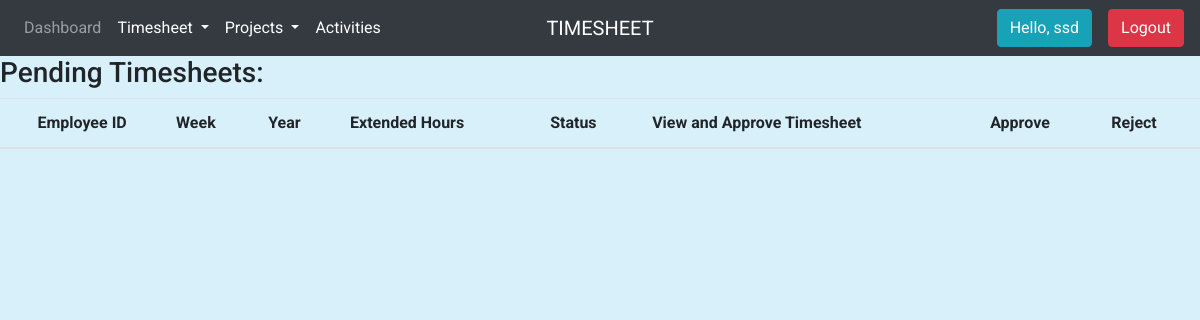
The page /mytimesheets/ (signed in) on the database as committed earlier.
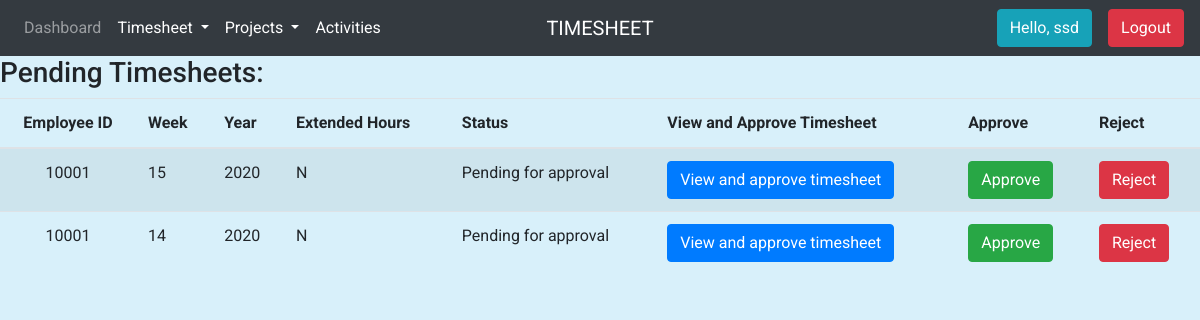
The same page on the database as committed later.
### accounts/models.py (models this page shows, shortened)
class Report(models.Model):
    employee = models.ForeignKey(Employee, on_delete=models.CASCADE)
    project = models.ForeignKey(Project, on_delete=models.CASCADE, null=True)
    activity = models.ForeignKey('Activity', on_delete=models.CASCADE)
    department_name = models.ForeignKey(Department, on_delete=models.CASCADE)
    date_created = models.DateTimeField(auto_now_add=True, null=True)
    everyday_hours = models.CharField(validators=[int_list_validator], max_length=100, null=True)
    hours_reported = models.IntegerField(null=True)
    week = models.IntegerField(null=True)
    year = models.IntegerField(null=True)
    extended_hours = models.BooleanField(default=False, null=False)
    complete = models.BooleanField(null=False, default=False)
    approved = models.BooleanField(default=False, null=False)
    rejected = models.BooleanField(default=False, null=False)
    def __str__(self):
        return (str(self.employee.name) + " - "+str(self.project.name)+ " - "+str(self.hours_reported) + " Hours")

class Employee(models.Model):
    user = models.OneToOneField(User, null=True, on_delete=models.CASCADE)
    employee_id = models.IntegerField(primary_key=True)
    name = models.CharField(max_length=200, null=True)
    phone = models.CharField(max_length=200, null=True)
    manager = models.ForeignKey('self', on_delete=models.CASCADE, null=True, blank=True)
    date_created = models.DateTimeField(auto_now_add=True, null=True)
    designation_name = (('Office Boy', 'Office Boy'),('Driver', 'Driver'),('Draftman', 'Draftman'),('Assistant', 'Assistant'),
    ('Sr Assistant', 'Sr Assistant'),('Secreatary', 'Secreatary'),('Executive', 'Executive'),('Sr Executive', 'Sr Executive'),
    ('Engineer', 'Engineer'),('Graduate Trainee', 'Graduate Trainee'),('GTE', 'GTE'),('Lead Engineer', 'Lead Engineer'),
    ('Sr Engineer', 'Sr Engineer'),('Manager', 'Manager'),('Assistant Manager', 'Assistant Manager'),
    ('Deputy Manager', 'Deputy Manager'),('Sr Manager', 'Sr Manager'),('Chief Manager', 'Chief Manager'),
    ('General Manager', 'General Manager'),('AVP', 'AVP'),('VP', 'VP'),('DP', 'DP'),('CEO', 'CEO'),('CMD', 'CMD'))
    designation = models.CharField(max_length=200, null=True, choices=designation_name)
    location = models.CharField(max_length=200, null=True, choices=(('Delhi', 'Delhi'), ('Offshore', 'Offshore')))
    department_info = models.ForeignKey('DepInfo', on_delete=models.CASCADE, null=True, blank=True)
    service_type = models.CharField(max_length=200, null=True, choices=(('Regular', 'Regular'), ('Contract', 'Contract')))
    extended_hours = models.BooleanField(null=False, default=False)

### accounts/views.py (the view)
# urls.py: path('mytimesheets/', views.mytimesheets, name='mytimesheet'),
@login_required(login_url='/')
def mytimesheets(request):
    reports = Report.objects.filter(employee=request.user.employee)
    reports_ext = Report_extended.objects.filter(employee=request.user.employee)
    current_week = ''
    current_year = ''
    employeeReports = []
    for i in range(0, reports.count()):
        if (reports[i].week == current_week and reports[i].year == current_year ):
            continue
        else:
            current_week = reports[i].week
            current_year = reports[i].year
            employeeReports.append(reports[i])
    print(employeeReports)
    context = {'reports': employeeReports}
    return render(request, 'accounts/mytimesheets.html', context)

### accounts/templatetags/group_check.py (called while the page is built)
@register.filter(name='has_group')
def has_group(user, group_name):
    group = Group.objects.get(name=group_name)
    return True if group in user.groups.all() else False

### accounts/templates/accounts/mytimesheets.html (shortened to what this page needs)
{% extends 'accounts/main.html' %}
{% load static %}
{% block content %}
{% include 'accounts/_navbar.html' %}
<div class="pending">
    <h3>Pending Timesheets:</h3>
    <table id="pendingTable" class="table table-striped">
        <thead>
          <tr>
            <th  class="text-center">Employee ID</th>
            <th>Week</th>
            <th>Year</th>
            <th>Extended Hours</th>
            <th>Status</th>
            <th>View and Approve Timesheet</th>
            <th>Approve</th>
            <th>Reject</th>
          </tr>
        </thead>
        <tbody>
        {% for report in reports %}
          {% if report.approved == False %}
            <tr>
              <td class="text-center"> {{report.employee.employee_id}} </td>
              <td> {{report.week}} </td>
              <td> {{report.year}} </td>
              {% if report.extended_hours %}
              <td> Y </td>
              {% else %}
              <td> N </td>
              {% endif %}
              {% if report.complete %}
              <td> Pending for approval </td>
              {% else %}
              <td> Not yet submitted, complete timesheet </td>
              {% endif %}
              <td> <a type="button" class="btn btn-primary" href=" {% url 'approveTS' report.employee.employee_id report.week report.year %} ">View and approve timesheet</a> </td>
              <td> <a type="button" class="btn btn-success" href=" {% url 'confirmTS' report.employee.employee_id report.week report.year %} ">Approve</a> </td>
              <td> <a type="button" class="btn btn-danger" href="{% url 'rejectTS' report.employee.employee_id report.week report.year %}">Reject</a> </td>
            </tr>
          {% endif %}
        {% endfor %}
        </tbody>
      </table>
</div>
{% endblock %}

Rows that differ between the two databases and show on the page:
added Report: employee.employee_id "10001", week "15", year "2020", extended_hours "N", complete "Pending for approval"
added Report: employee.employee_id "10001", week "14", year "2020", extended_hours "N", complete "Pending for approval"
